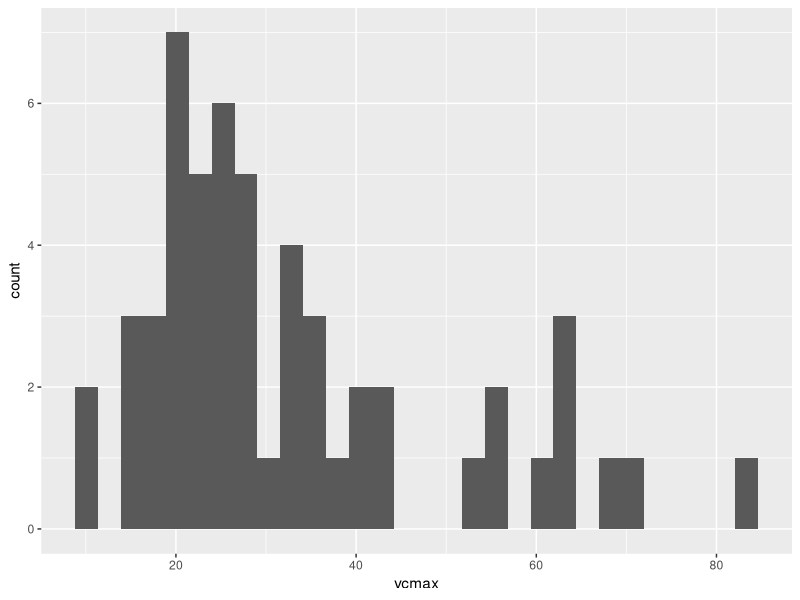
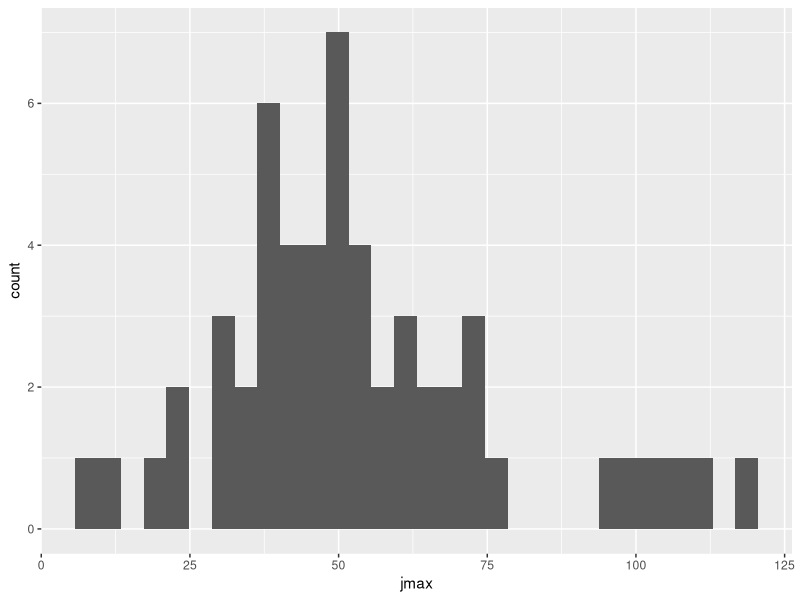
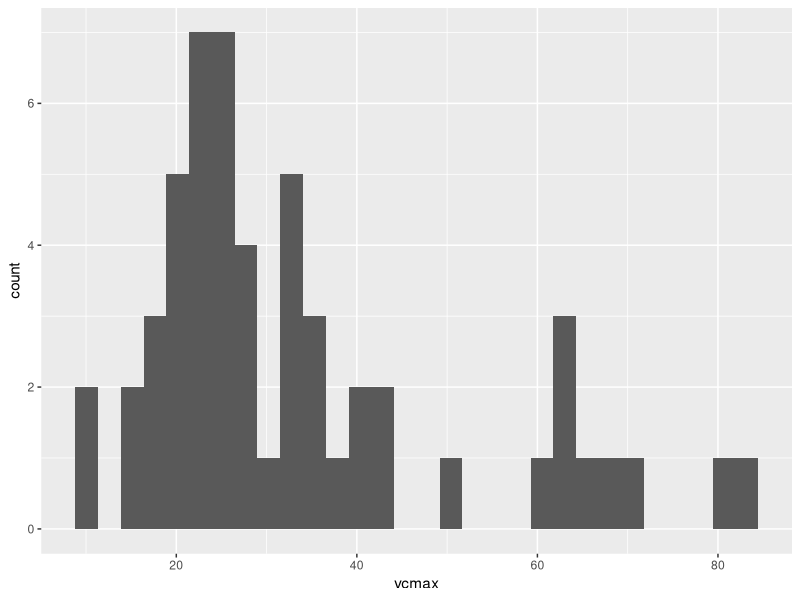
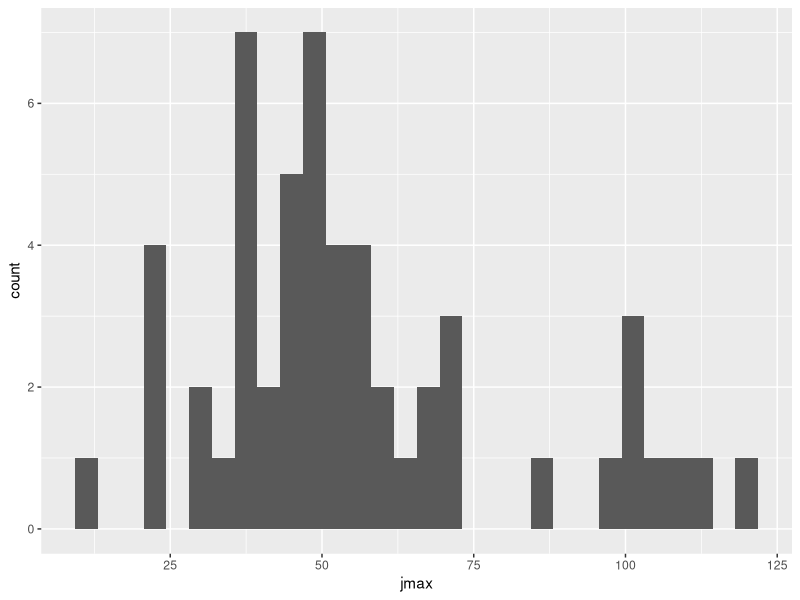
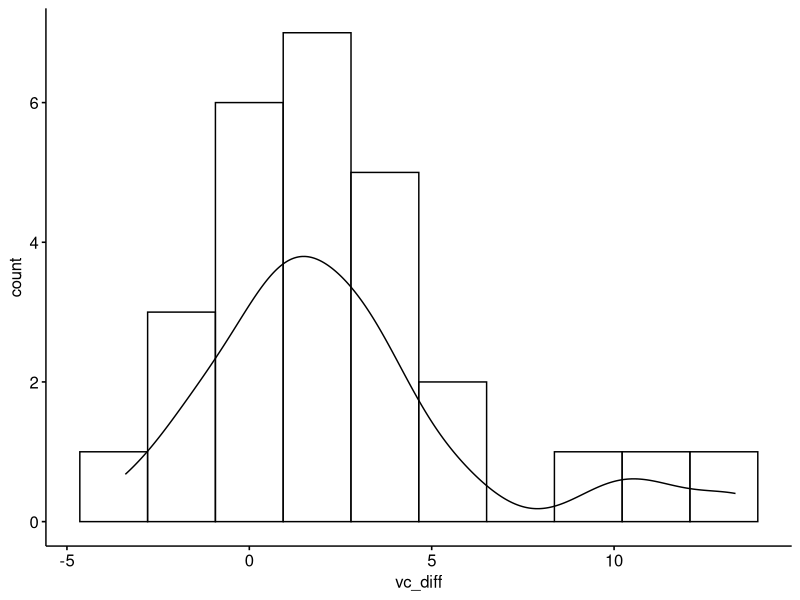
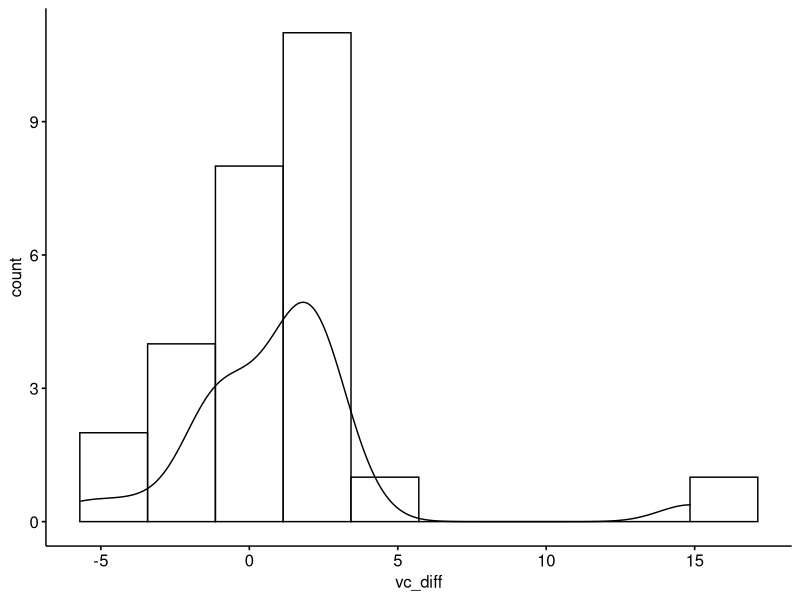
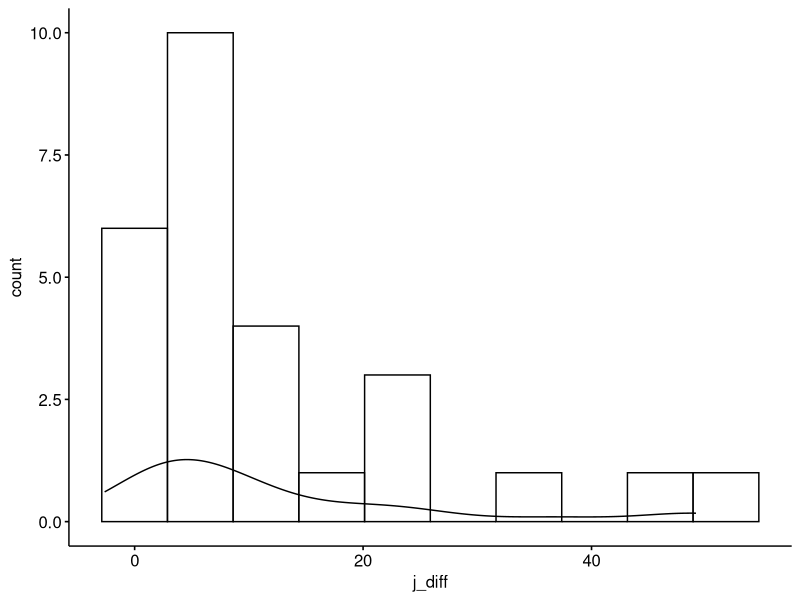
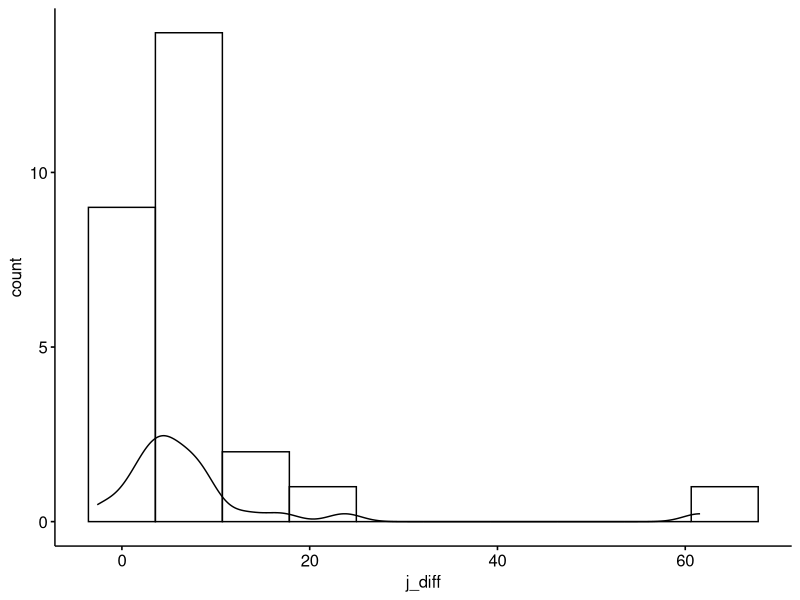

The R script that drew these images, in order: (Note: this script raises an error after producing the figures.)
# Computing statistical analysis on the A/Ci curve fits from 2_Tapajos_Fit_ACi.R
# Using the 'photosynthesis' package

######### Check to see which of these packages we actually need
library(tidyverse) 
library(ggpubr) 
library(car)
library(rstatix)
library(reshape2) 
library(here) 

#####
# Load and Subset the datasets -------------------------------------------

### Tree ids
ids <- read.csv(here("3_Clean_data/id_codebook.csv")) #%>% 
    #rename(treeid = ï..treeid)

### Excluding K6709L3 as the SS curve was not a matched pair with the DAT curve

pho_dat <- read.csv(file = here("5_Results/DAT_photo_pars_crct_noTPU.csv"), 
                    sep = ",", 
                    header = TRUE, na.strings = 1000) %>% 
    ## TPU values at 1000 are coded as NA
    subset(ID != "K6709L3")

pho_SS <- read.csv(file = here("5_Results/SS_photo_pars_crct_noTPU.csv"),
                   sep = ",", 
                   header = TRUE, na.strings = 1000) %>% 
    subset(ID != "K6709L3")


pho_dat_tpu <- read.csv(file = here("5_Results/DAT_photo_pars_crct_TPU.csv"),
                        sep = ",", 
                        header = TRUE, na.strings = 1000) %>%  
    ## TPU values at 1000 are coded as NA
    subset(ID != "K6709L3")



pho_SS_tpu <- read.csv(file = here("5_Results/SS_photo_pars_crct_TPU.csv"),
                       sep = ",", 
                       header = TRUE, na.strings = 1000) %>% 
    subset(ID != "K6709L3")


### Append the datasets together (separate for TPU and noTPU)
pho_both <- rbind(pho_dat, pho_SS)
pho_both_tpu <- rbind(pho_dat_tpu, pho_SS_tpu)


# Subset out the No overshoot data

pho_nd <- pho_dat %>% 
    subset(ID != "K6707L2" & ID != "K6707L2-2" & ID != "K6707L1" & ID != "K6707L1-1" & ID != "K6709L6" & ID != "K6714L2" & ID != "K6714L1" & ID != "K6702L1" & ID != "K6706L2" & ID != "K6706L1" & ID != "K6709L2")

pho_nd_tpu <- pho_dat_tpu %>% 
    subset(ID != "K6707L2" & ID != "K6707L2-2" & ID != "K6707L1" & ID != "K6707L1-1" & ID != "K6709L6" & ID != "K6714L2" & ID != "K6714L1" & ID != "K6702L1" & ID != "K6706L2" & ID != "K6706L1" & ID != "K6709L2")


### Append those datasets together
pho_nd_both <- rbind(pho_nd, pho_SS)
pho_nd_both_tpu <- rbind(pho_nd_tpu, pho_SS_tpu)


###

# Initial Processing/Grouping ----------------------------------

# Full data, no TPU

pho_leaf <- mutate(pho_both, leaf_unique = substring(ID, 1, 7))
pho_stat <- select(pho_leaf, 
                   'curv_meth', 'Best_Vcmax_25C', 'Best_Jmax_25C',
                   'V_TPU', 'ID', 'treeid',
                   'leaf_unique', "V_cmax_se", "J_se", "V_TPU_se") %>% 
    rename(.,
           vcmax = Best_Vcmax_25C,
           jmax = Best_Jmax_25C,
           tpu = V_TPU,
           leaf_id = ID) %>% 
    mutate(fit_type = "no_tpu")


write.csv(pho_stat, file = here("5_Results/pho_stat.csv"))

# Full data, with TPU
pho_leaf_tpu <- mutate(pho_both_tpu, leaf_unique = substring(ID, 1, 7))
pho_stat_tpu <- select(pho_leaf_tpu,
                       'curv_meth', 'Best_Vcmax_25C', 'Best_Jmax_25C', 
                       'V_TPU', 'ID', 'treeid',
                       'leaf_unique', 'V_cmax_se', 'J_se', 'V_TPU_se') %>% 
    rename(.,
           vcmax = Best_Vcmax_25C,
           jmax = Best_Jmax_25C,
           tpu = V_TPU,
           leaf_id = ID) %>% 
    mutate(fit_type = "tpu")

write.csv(pho_stat_tpu, file = here("5_Results/pho_stat_tpu.csv"))



### Bind the results together
all_results <- rbind(pho_stat, pho_stat_tpu)




# No overshoot, no TPU
pho_nd_leaf <- mutate(pho_nd_both, leaf_unique = substring(ID, 1, 7))
pho_nd_stat <- select(pho_nd_leaf, 'curv_meth', 
                      'Best_Vcmax_25C', 'Best_Jmax_25C',
                      'V_TPU', 'ID', 'treeid',
                      'leaf_unique', 'V_cmax_se', 'J_se', 'V_TPU_se') %>% 
    rename(.,
           vcmax = Best_Vcmax_25C,
           jmax = Best_Jmax_25C,
           tpu = V_TPU,
           leaf_id = ID) %>%
    mutate(fit_type = "no_tpu")

write.csv(pho_nd_stat, file = here("5_Results/pho_nd_stat.csv"))



# No overshoot, with TPU
pho_nd_leaf_tpu <- mutate(pho_nd_both_tpu, leaf_unique = substring(ID, 1, 7))
pho_nd_stat_tpu <- select(pho_nd_leaf_tpu, 'curv_meth', 'Best_Vcmax_25C', 
                          'Best_Jmax_25C', 'V_TPU', 'treeid',
                          'ID', 'leaf_unique', "V_cmax_se", "J_se", 'V_TPU_se') %>% 
    rename(.,
           vcmax = Best_Vcmax_25C,
           jmax = Best_Jmax_25C,
           tpu = V_TPU,
           leaf_id = ID) %>% 
    mutate(fit_type = "tpu")

write.csv(pho_nd_stat_tpu, file = here("5_Results/pho_nd_stat_tpu.csv"))


###

# Calculate mean Vcmax and Jmax values: All Data ------------------------------------

### Create summary table for WITH TPU results
tpu_results_grp <- pho_stat_tpu %>%
    group_by(curv_meth, leaf_unique) %>% 
    summarise(vcmax = mean(vcmax),
            jmax = mean(jmax)) %>% 
    mutate(fit_type = "tpu",
           treeid = substring(leaf_unique, 1, 5))


### Create summary table for WITHOUT TPU results
notpu_results_grp <- pho_stat %>%
    group_by(curv_meth, leaf_unique) %>% 
    summarise(vcmax = mean(vcmax),
            jmax = mean(jmax)) %>%
    mutate(fit_type = "no_tpu",
           treeid = substring(leaf_unique, 1, 5))

### Merge the summary tables together
all_avg_lf_res <- rbind(tpu_results_grp, notpu_results_grp)



# WITH TPU results

### Pull out the DAT and SS results to concatenate width-wise to calculate differences

## Pull out the DAT results
dat_res_tpu_summ <- filter(tpu_results_grp, curv_meth == "DAT") %>% 
    rename(dat_vcmax = vcmax,
           dat_jmax = jmax)

## Pull out the SS results
ss_res_tpu_summ <- filter(tpu_results_grp, curv_meth == "SS") %>% 
    rename(ss_vcmax = vcmax,
           ss_jmax = jmax)


## Join datasets, calculate diff and SE
diff_tpu_lf <- full_join(dat_res_tpu_summ, ss_res_tpu_summ, 
                          by = c("leaf_unique", "treeid", "fit_type")) %>% 
    mutate(vc_diff = ss_vcmax - dat_vcmax,
           j_diff = ss_jmax - dat_jmax) 


diff_tpu_tree <- ungroup(diff_tpu_lf) %>%
    group_by(treeid) %>% 
    mutate(vc_diff_se = sd(vc_diff)/sqrt(nrow(dat_res_tpu_summ))) %>% 
    mutate(j_diff_se = sd(j_diff)/sqrt(nrow(dat_res_tpu_summ))) %>% 
    summarize(vc_diff = mean(vc_diff),
              j_diff = mean(j_diff),
              vc_diff_se = mean(vc_diff_se),
              j_diff_se = mean(j_diff_se))


### Adding back in the relative canopy position and sorting by height
rel_can_pos <- select(ids, treeid, rel_can_pos)
diff_tpu_tree <- left_join(diff_tpu_tree, rel_can_pos, by = "treeid")
diff_tpu_tree <- diff_tpu_tree[order(diff_tpu_tree$rel_can_pos, decreasing = TRUE),]

diff_tpu_tree_codes <- left_join(diff_tpu_tree, ids, by = "treeid")


### Write .csv file of WITH TPU differences
write.csv(diff_tpu_tree_codes, here("5_Results/tree_diffs_summary_TPU.csv"))
write.csv(diff_tpu_lf, here("3_Clean_data/lf_diffs_summ_TPU.csv"))



# WITHOUT TPU

### Pull out the DAT and SS results to concatenate width-wise to calculate differences

### Pull out the DAT results
dat_res_notpu_summ <- filter(notpu_results_grp, curv_meth == "DAT") %>% 
    rename(dat_vcmax = vcmax,
           dat_jmax = jmax)

### Pull out the SS results
ss_res_notpu_summ <- filter(notpu_results_grp, curv_meth == "SS") %>% 
    rename(ss_vcmax = vcmax,
           ss_jmax = jmax)


### Join datasets, calculate diff and SE
diff_notpu_lf <- full_join(dat_res_notpu_summ, ss_res_notpu_summ, 
                             by = c("leaf_unique", "treeid", "fit_type")) %>% 
    mutate(vc_diff = ss_vcmax - dat_vcmax) %>% 
    mutate(j_diff = ss_jmax - dat_jmax)

diff_notpu_tree <- ungroup(diff_notpu_lf) %>% 
    group_by(treeid) %>% 
    mutate(vc_diff_se = sd(vc_diff) / sqrt(nrow(dat_res_notpu_summ))) %>% 
    mutate(j_diff_se = sd(j_diff) / sqrt(nrow(dat_res_notpu_summ))) %>% 
    group_by(treeid) %>% 
    summarize(vc_diff = mean(vc_diff),
              j_diff = mean(j_diff),
              vc_diff_se = mean(vc_diff_se),
              j_diff_se = mean(j_diff_se))



### Adding back in the relative canopy position and sorting by height
rel_can_pos <- select(ids, treeid, rel_can_pos)
diff_notpu_tree <- left_join(diff_notpu_tree, rel_can_pos, by = "treeid")
diff_notpu_tree <- diff_notpu_tree[order(diff_notpu_tree$rel_can_pos, decreasing = TRUE),]
diff_notpu_tree_codes <- left_join(diff_notpu_tree, ids, by = "treeid")


### Write .csv file of WITHOUT TPU differences
write.csv(diff_notpu_tree_codes, here("5_Results/tree_diffs_summary_noTPU.csv"))
write.csv(diff_notpu_lf, here("5_Results/lf_diffs_summ_noTPU.csv"))


# Calculate mean Vcmax and Jmax values: No Overshoot Data -----------------------------

### Create summary table for WITH TPU results
tpu_nd_results_grp <- pho_nd_stat_tpu %>%
    group_by(curv_meth, leaf_unique) %>% 
    reframe(vcmax = mean(vcmax),
            jmax = mean(jmax)) %>% 
    mutate(fit_type = "tpu",
           treeid = substring(leaf_unique, 1, 5))


### Create summary table for WITHOUT TPU results
notpu_nd_results_grp <- pho_nd_stat %>%
    group_by(curv_meth, leaf_unique) %>% 
    reframe(vcmax = mean(vcmax),
            jmax = mean(jmax)) %>%
    mutate(fit_type = "no_tpu",
           treeid = substring(leaf_unique, 1, 5))

### Merge the summary tables together
nd_avg_lf_res <- rbind(tpu_nd_results_grp, notpu_nd_results_grp)



# WITH TPU results

### Pull out the DAT and SS results to concatenate width-wise to calculate differences

## Pull out the DAT results
dat_nd_res_tpu_summ <- filter(tpu_nd_results_grp, curv_meth == "DAT") %>% 
    rename(dat_vcmax = vcmax,
           dat_jmax = jmax)

## Pull out the SS results
ss_nd_res_tpu_summ <- filter(tpu_nd_results_grp, curv_meth == "SS") %>% 
    rename(ss_vcmax = vcmax,
           ss_jmax = jmax)


## Join datasets, calculate diff and SE
nd_diff_tpu_lf <- full_join(dat_nd_res_tpu_summ, ss_nd_res_tpu_summ, 
                           by = c("leaf_unique", "treeid", "fit_type")) %>% 
    mutate(vc_diff = ss_vcmax - dat_vcmax,
           j_diff = ss_jmax - dat_jmax) 


nd_diff_tpu_tree <- ungroup(nd_diff_tpu_lf) %>%
    group_by(treeid) %>% 
    mutate(vc_diff_se = sd(vc_diff)/sqrt(nrow(dat_nd_res_tpu_summ))) %>% 
    mutate(j_diff_se = sd(j_diff)/sqrt(nrow(dat_nd_res_tpu_summ))) %>% 
    summarize(vc_diff = mean(vc_diff),
              j_diff = mean(j_diff),
              vc_diff_se = mean(vc_diff_se),
              j_diff_se = mean(j_diff_se))


### Adding back in the relative canopy position and sorting by height
rel_can_pos <- select(ids, treeid, rel_can_pos)
nd_diff_tpu_tree <- left_join(nd_diff_tpu_tree, rel_can_pos, by = "treeid")
nd_diff_tpu_tree <- nd_diff_tpu_tree[order(nd_diff_tpu_tree$rel_can_pos, 
                                           decreasing = TRUE),]

nd_diff_tpu_tree_codes <- left_join(nd_diff_tpu_tree, ids, by = "treeid")


### Write .csv file of WITH TPU differences
write.csv(nd_diff_tpu_tree_codes, here("5_Results/tree_nOS_diffs_summary_TPU.csv"))




# WITHOUT TPU

### Pull out the DAT and SS results to concatenate width-wise to calculate differences

### Pull out the DAT results
dat_nd_res_notpu_summ <- filter(notpu_nd_results_grp, curv_meth == "DAT") %>% 
    rename(dat_vcmax = vcmax,
           dat_jmax = jmax)

### Pull out the SS results
ss_nd_res_notpu_summ <- filter(notpu_nd_results_grp, curv_meth == "SS") %>% 
    rename(ss_vcmax = vcmax,
           ss_jmax = jmax)


### Join datasets, calculate diff and SE
nd_diff_notpu_lf <- full_join(dat_nd_res_notpu_summ, ss_nd_res_notpu_summ, 
                             by = c("leaf_unique", "treeid", "fit_type")) %>% 
    mutate(vc_diff = ss_vcmax - dat_vcmax) %>% 
    mutate(j_diff = ss_jmax - dat_jmax)

nd_diff_notpu_tree <- ungroup(nd_diff_notpu_lf) %>% 
    group_by(treeid) %>% 
    mutate(vc_diff_se = sd(vc_diff) / sqrt(nrow(dat_nd_res_notpu_summ))) %>% 
    mutate(j_diff_se = sd(j_diff) / sqrt(nrow(dat_nd_res_notpu_summ))) %>% 
    group_by(treeid) %>% 
    summarize(vc_diff = mean(vc_diff),
              j_diff = mean(j_diff),
              vc_diff_se = mean(vc_diff_se),
              j_diff_se = mean(j_diff_se))



### Adding back in the relative canopy position and sorting by height
rel_can_pos <- select(ids, treeid, rel_can_pos)
nd_diff_notpu_tree <- left_join(nd_diff_notpu_tree, rel_can_pos, by = "treeid")
nd_diff_notpu_tree <- nd_diff_notpu_tree[order(nd_diff_notpu_tree$rel_can_pos, decreasing = TRUE),]
nd_diff_notpu_tree_codes <- left_join(nd_diff_notpu_tree, ids, by = "treeid")


### Write .csv file of WITHOUT TPU differences
write.csv(nd_diff_notpu_tree_codes, here("5_Results/tree_nOS_diffs_summary_noTPU.csv"))




# Taking out the SS leaves which had OS DAT pairs and calculating the mean

## WITHOUT TPU 
grp_pho_nd_SS <- pho_nd_stat %>%
    filter(curv_meth == "SS") %>% 
    group_by(leaf_unique) %>% 
    subset(leaf_unique != "K6702L1"
           & leaf_unique != "K6706L1"
           & leaf_unique != "K6706L2"
           & leaf_unique != "K6707L1"
           & leaf_unique != "K6707L2"
           & leaf_unique != "K6709L6"
           & leaf_unique != "K6714L1"
           & leaf_unique != "K6714L2") %>%
    reframe(vcmax = mean(vcmax),
            jmax = mean(jmax), 
            curv_meth = curv_meth, 
            fit_type = fit_type,
            treeid = treeid) 

### Combine with the DAT noOS results
grp_pho_nd_all <- dat_nd_res_notpu_summ %>% 
    rename(vcmax = dat_vcmax, jmax = dat_jmax) %>% 
    rbind(., grp_pho_nd_SS)


# Taking out the SS leaves which had OS DAT pairs and calculating the mean

# WITH TPU
grp_pho_nd_SS_tpu <- pho_nd_stat_tpu %>%
    filter(curv_meth == "SS") %>% 
    group_by(leaf_unique) %>% 
    subset(leaf_unique != "K6702L1"
           & leaf_unique != "K6706L1"
           & leaf_unique != "K6706L2"
           & leaf_unique != "K6707L1"
           & leaf_unique != "K6707L2"
           & leaf_unique != "K6709L6"
           & leaf_unique != "K6714L1"
           & leaf_unique != "K6714L2") %>%
    summarise(vcmax = mean(vcmax),
            jmax = mean(jmax),
            treeid = substring(leaf_unique, 1, 5)) %>% 
    mutate(curv_meth = "SS", 
           fit_type = "tpu")

### Combine with the DAT noOS results
grp_pho_nd_all_tpu <- dat_nd_res_tpu_summ %>% 
    rename(vcmax = dat_vcmax, jmax = dat_jmax) %>% 
    rbind(., grp_pho_nd_SS_tpu)



nd_complete <- rbind(grp_pho_nd_all, grp_pho_nd_all_tpu)
# nd_complete$curv_meth <- factor(nd_complete$curv_meth)
# nd_complete$fit_type <- factor(nd_complete$fit_type)






# Subset curves for the SS TPU v DAT TPU analysis -------------------------

### Pulling out the pairs of curves for which TPU was fit in both
### This leaves 6 SS and 22 DAT

grp_tpu_6SS <- pho_stat_tpu %>% 
    na.omit(tpu) %>%
    filter(curv_meth == "SS") %>% 
    group_by(leaf_unique) %>% 
    reframe(vcmax = vcmax,
            jmax = jmax,
            tpu = tpu,
            curv_meth = "SS")

grp_tpu_6dat <- pho_stat_tpu %>% 
    na.omit(tpu) %>%
    filter(curv_meth == "DAT") %>%
    filter(leaf_unique %in% c("K6706L1", 
                              "K6707L1", 
                              "K6707L2", 
                              "K6709L6",
                              "K6714L1",
                              "K6714L2")) %>%
    group_by(leaf_unique) %>% 
    reframe(vcmax = mean(vcmax),
            jmax = mean(jmax),
            tpu = mean(tpu),
            curv_meth = "DAT")  


tpu_just6_all <- rbind(grp_tpu_6SS, grp_tpu_6dat)
#tpu_just6_all$curv_meth <- factor(tpu_just6_all$curv_meth)


# Produce Summary statistics of results ----------------------

### All data
all_avg_lf_res %>% 
    group_by(fit_type, curv_meth) %>%
    get_summary_stats(vcmax, jmax, show = c("mean", "median", "sd", "min", "max")) %>% as.data.frame()


### No-overshoot data
nd_complete %>% 
    group_by(fit_type, curv_meth) %>% 
    get_summary_stats(vcmax, jmax, show = c("mean", "median", "sd", "min", "max")) %>% as.data.frame()


### Just the TPU data
tpu_just6_all %>% 
    group_by(curv_meth)%>%
    get_summary_stats(vcmax, jmax, show = c("mean", "median", "sd", "min", "max"))


# Checking Assumptions of t-tests -----------------------------------------


### Looking at histograms for normality: WITHOUT TPU, all data

### Vcmax
all_avg_lf_res %>% 
    filter(fit_type == "no_tpu") %>%
    ggplot(aes(x=vcmax)) + 
    geom_histogram()

### Jmax
all_avg_lf_res %>% 
    filter(fit_type == "no_tpu") %>%
    ggplot(aes(x=jmax)) + 
    geom_histogram()



# Levene's for homogeneity of variance; WITHOUT TPU, all data

all_avg_lf_res %>%
    filter(fit_type == "no_tpu") %>% 
    leveneTest(vcmax ~ curv_meth, data = .)

all_avg_lf_res %>% 
    filter(fit_type == "no_tpu") %>% 
    leveneTest(jmax ~ curv_meth, data = .)

#### Both non-significant. The variances are not significantly different from one another. Therefore we have met the assumption of equal variances



# Shapiro-Wilk test for normality; WITHOUT TPU, all data

# Vcmax
all_avg_lf_res %>%
    filter(fit_type == "no_tpu") %>%
    with(., shapiro.test(vcmax))

all_avg_lf_res %>% 
    filter(fit_type == "no_tpu") %>%
    with(., shapiro.test(vcmax[curv_meth == "DAT"]))

all_avg_lf_res %>%
    filter(fit_type == "no_tpu") %>% 
    with(., shapiro.test(vcmax[curv_meth == "SS"]))

# Jmax
all_avg_lf_res %>% 
    filter(fit_type == "no_tpu") %>% 
    with(., shapiro.test(jmax))

all_avg_lf_res %>%
    filter(fit_type == "no_tpu") %>%
    with(., shapiro.test(jmax[curv_meth == "DAT"]))

all_avg_lf_res %>% 
    filter(fit_type == "no_tpu") %>% 
    with(., shapiro.test(jmax[curv_meth == "SS"]))

#All but one deviates from normal




# Looking at histograms for normality, WITH TPU, all data

all_avg_lf_res %>% 
    filter(fit_type == "tpu") %>%
    ggplot(aes(x=vcmax)) + 
    geom_histogram()

all_avg_lf_res %>% 
    filter(fit_type == "tpu") %>%
    ggplot(aes(x=jmax)) + 
    geom_histogram()



# Levene's for homogeneity of variance; WITH TPU, all data
all_avg_lf_res %>% 
    filter(fit_type == "tpu") %>% 
    leveneTest(vcmax ~ curv_meth, data = .)

all_avg_lf_res %>%
    filter(fit_type == "tpu") %>% 
    leveneTest(jmax ~ curv_meth, data = .)

# Both non-significant. The variances are not significantly different from one another. Therefore we have met the assumption of equal variances



# Shapiro-Wilk's test for normality, WITH TPU, all data

### Vcmax
all_avg_lf_res %>% 
    filter(fit_type == "tpu") %>% 
    with(., shapiro.test(vcmax))

all_avg_lf_res %>%
    filter(fit_type == "tpu") %>% 
    with(., shapiro.test(vcmax[curv_meth == "DAT"]))

all_avg_lf_res %>% 
    filter(fit_type == "tpu") %>%
    with(., shapiro.test(vcmax[curv_meth == "SS"]))

### Jmax
all_avg_lf_res %>% 
    filter(fit_type == "tpu") %>%
    with(., shapiro.test(jmax))

all_avg_lf_res %>%
    filter(fit_type == "tpu") %>% 
    with(., shapiro.test(jmax[curv_meth == "DAT"]))

all_avg_lf_res %>%
    filter(fit_type == "tpu") %>%
    with(., shapiro.test(jmax[curv_meth == "SS"]))
#Most deviate from normal




# Testing assumptions for No Overshoot data

# Levene's test; no overshoot

## WITH TPU
nd_complete %>%
    filter(fit_type == "tpu") %>% 
    leveneTest(vcmax ~ curv_meth, data = .)

nd_complete %>%
    filter(fit_type == "tpu") %>%
    leveneTest(jmax ~ curv_meth, data = .)

# WITHOUT TPU
nd_complete %>% 
    filter(fit_type == "no_tpu") %>% 
    leveneTest(vcmax ~ curv_meth, data = .)

nd_complete %>%
    filter(fit_type == "no_tpu") %>% 
    leveneTest(jmax ~ curv_meth, data = .)

# Met assumption of homogeneity of variances



# Shapiro Wilk Test; no overshoot, WITHOUT TPU

### Vcmax
nd_complete %>%
    filter(fit_type == "no_tpu") %>% 
    with(., shapiro.test(vcmax))

nd_complete %>% 
    filter(fit_type == "no_tpu") %>%
    with(., shapiro.test(vcmax[curv_meth == "DAT"]))

nd_complete %>% 
    filter(fit_type == "no_tpu") %>% 
    with(., shapiro.test(vcmax[curv_meth == "SS"]))


### Jmax
nd_complete %>% 
    filter(fit_type == "no_tpu") %>%
    with(., shapiro.test(jmax))

nd_complete %>% 
    filter(fit_type == "no_tpu") %>%
    with(., shapiro.test(jmax[curv_meth == "DAT"]))

nd_complete %>% 
    filter(fit_type == "no_tpu") %>% 
    with(., shapiro.test(jmax[curv_meth == "SS"]))



### Shapiro-Wilk test; no overshoot, WITH TPU

### Vcmax
nd_complete %>% 
    filter(fit_type == "tpu") %>% 
    with(., shapiro.test(vcmax))

nd_complete %>%
    filter(fit_type == "tpu") %>% 
    with(., shapiro.test(vcmax[curv_meth == "DAT"]))

nd_complete %>% 
    filter(fit_type == "tpu") %>%
    with(., shapiro.test(vcmax[curv_meth == "SS"]))

### Jmax
nd_complete %>%
    filter(fit_type == "tpu") %>% 
    with(., shapiro.test(jmax))

nd_complete %>%
    filter(fit_type == "tpu") %>%
    with(., shapiro.test(jmax[curv_meth == "DAT"]))

nd_complete %>% 
    filter(fit_type == "tpu") %>% 
    with(., shapiro.test(jmax[curv_meth == "SS"]))

# They all deviate from normal.


# Checking the symmetric distribution of Wilcoxon -----------------------------------------

# To use wilcoxon paired, we assume the differences between paired samples are distributed symmetrically about the median


### Combine the difference datasets
#diff_lf <- rbind(diff_notpu_lf, diff_tpu_lf)



gghistogram(diff_notpu_lf, x = "vc_diff", bins = 10, add_density = TRUE)
#That should be fine

gghistogram(diff_tpu_lf, x = "vc_diff", bins = 10, add_density = TRUE)
#okay


### Jmax
gghistogram(diff_notpu_lf, x = "j_diff", bins = 10, add_density = TRUE)

gghistogram(diff_tpu_lf, x = "j_diff", bins = 10, add_density = TRUE)
#### not great!; far worse than Vcmax differences



# No Overshoot data

#nd_diff_lf <- rbind(nd_diff_notpu_lf, nd_diff_tpu_lf)

### Vcmax
gghistogram(nd_diff_notpu_lf, x = "vc_diff", bins = 10, add_density = TRUE)
#That should be fine

gghistogram(nd_diff_tpu_lf, x = "vc_diff", bins = 10, add_density = TRUE)
#okay


### Jmax
gghistogram(nd_diff_notpu_lf, x = "j_diff", bins = 10, add_density = TRUE)

gghistogram(nd_diff_tpu_lf, x = "j_diff", bins = 10, add_density = TRUE)
#### not very good; Vcmax is much better


# It's just Jmax where we don't totally meet the Wilcoxon assumptions. 
# We will run both Sign and Wilcoxon for both of these, and make a note of this.



# Run Wilcoxon and Sign tests ------------------------------------------


# All data, Wilcoxon signed rank test on paired samples (and a few sign tests)

### Vcmax Wilcoxon by curve method 
all_avg_lf_res %>%
    group_by(fit_type) %>%
    wilcox_test(data =., vcmax ~ curv_meth, paired = TRUE, detailed = TRUE) %>%
    add_significance()

## Effect size
all_avg_lf_res %>%
    group_by(fit_type) %>% 
    wilcox_effsize(data = ., vcmax ~ curv_meth, paired = TRUE)


### Vcmax Wilcoxon by TPU v. no TPU
all_avg_lf_res %>%
    group_by(curv_meth) %>%
    wilcox_test(data =., vcmax ~ fit_type, paired = TRUE, detailed = TRUE) %>% 
    add_significance()

all_avg_lf_res %>%
    group_by(curv_meth) %>% 
    wilcox_effsize(data = ., vcmax ~ fit_type, paired = TRUE)





### Jmax Wilcoxon by curve method
all_avg_lf_res %>%
    group_by(fit_type) %>%
    wilcox_test(data =., jmax ~ curv_meth, paired = TRUE, detailed = TRUE) %>%
    add_significance()

# Note we're running the sign test here in addition!
all_avg_lf_res %>%
    group_by(fit_type) %>%
    sign_test(data =., jmax ~ curv_meth, detailed = TRUE) %>%
    add_significance()

all_avg_lf_res %>%
    group_by(fit_type) %>% 
    wilcox_effsize(data = ., jmax ~ curv_meth, paired = TRUE)



### Jmax Wilcoxon by TPU v. no TPU
all_avg_lf_res %>%
    group_by(curv_meth) %>%
    wilcox_test(data =., jmax ~ fit_type, paired = TRUE, detailed = TRUE) %>%
    add_significance()

# Sign test here. Note we have a different result.
all_avg_lf_res %>%
    group_by(curv_meth) %>%
    sign_test(data =., jmax ~ fit_type, detailed = TRUE) %>%
    add_significance()

all_avg_lf_res %>%
    group_by(curv_meth) %>% 
    wilcox_effsize(data = ., jmax ~ fit_type, paired = TRUE)




# Wilcoxon Tests, no Overshoot subset


### Vcmax Wilcoxon by curve method
nd_complete %>%
    group_by(fit_type) %>%
    wilcox_test(data =., vcmax ~ curv_meth, paired = TRUE, detailed = TRUE) %>%
    add_significance()

nd_complete %>%
    group_by(fit_type) %>% 
    wilcox_effsize(data = ., vcmax ~ curv_meth, paired = TRUE)


### Vcmax Wilcoxon by TPU v. no TPU

### Note that all the SS curves for which TPU was fit had overshoot, so the datasets are same
nd_complete %>%
    group_by(curv_meth) %>%
    wilcox_test(data =., vcmax ~ fit_type, paired = TRUE, detailed = TRUE) %>%
    add_significance()




### Jmax Wilcoxon by curve method
nd_complete %>%
    group_by(fit_type) %>%
    wilcox_test(data =., jmax ~ curv_meth, paired = TRUE, detailed = TRUE) %>%
    add_significance()

nd_complete %>%
    group_by(fit_type) %>%
    wilcox_effsize(data = ., jmax ~ curv_meth, paired = TRUE)


### Jmax Wilcoxon by TPU v. no TPU

### Note that all the SS curves for which TPU was fit had overshoot, so the datasets are same
nd_complete %>%
    group_by(curv_meth) %>%
    wilcox_test(data =., jmax ~ fit_type, paired = TRUE, detailed = TRUE) %>%
    add_significance()

#####


# TPU Wilcoxon

tpu_just6_all %>% 
    wilcox_test(data = ., tpu ~ curv_meth, paired = TRUE, detailed = TRUE) %>% 
    add_significance()

tpu_just6_all %>% 
    wilcox_effsize(data = ., tpu ~ curv_meth, paired = TRUE)

